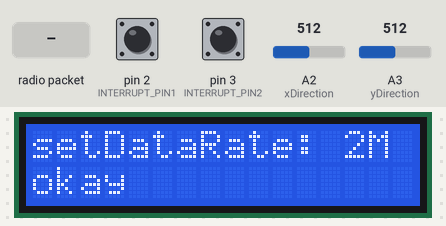
Bench run of a sketch on a simulated Arduino Uno, built with avr-gcc and run on an emulated ATmega328P. Parts: 16×2 character LCD. Inputs (shaded band) come from the test bench; at power-on: A2 (xDirection) = 512, A3 (yDirection) = 512, pin 2 (INTERRUPT_PIN1) LOW, pin 3 (INTERRUPT_PIN2) LOW. No radio packets arrive unless stated; what the sketch prints to the serial monitor is not drawn.

Above: at 1.1 s.
At 4.2 s:
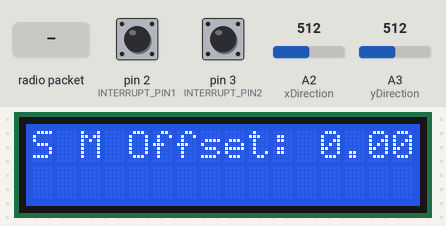
4.3 s: radio packet "1" arrives
At 5.2 s:
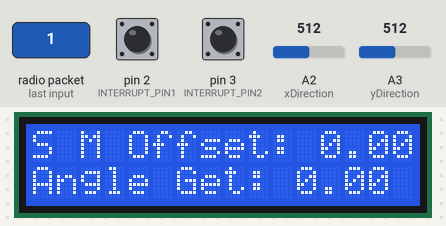
5.8 s: A2 (xDirection) set to 886
7.3 s: A2 (xDirection) set to 915
At 7.6 s:
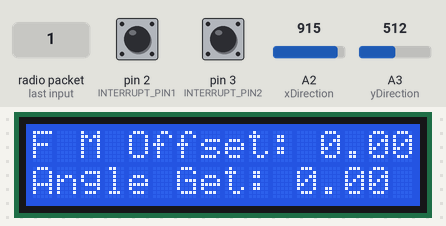
8.8 s: A3 (yDirection) set to 894
10.3 s: A3 (yDirection) set to 917
At 11.1 s:
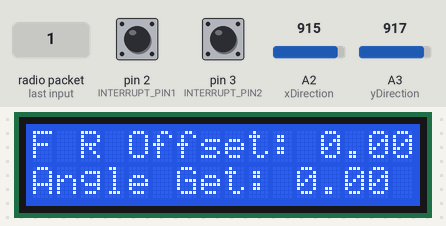
11.8 s: A2 (xDirection) set to 900
At 12.5 s:
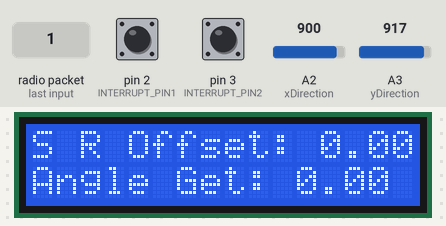
Timing chart, 0 to 14.3 s (numbered marks = the images above; inputs shaded):
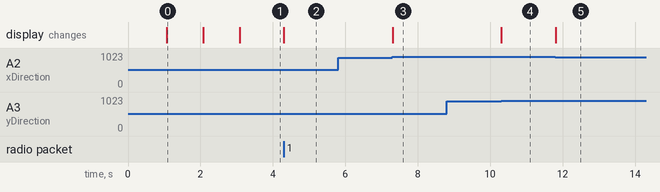

The sketch:

myBalanceRobot_RemoteController.ino
```cpp
/*
  Two Wheel Balancing Robot Project - Remote Controller Part
  Author: Jichun Qu
  Date: 07.2017

  Library Version:
  LiquidCrystal - 1.0.5
  RF24          - 1.3.0

  Robot's movement command (Forward Backward Left Right) are sent via NRF24L01+ module.
  Robot's angle is sent via NRF24L01+ module from robot to the remote controller.
  Communication protocol betwwen NRF24L01+ and the uC is SPI.

  uC takes Joystick's value as input, which represnets the commands.

  Because the mass center of the robot is not exactly in the middle, in order to keep robot standing,
  two push buttons are used to adjust setpoint angle, one for increase, one for decrease.

  A 16 * 2 LCD screen is used to display information (Movement command, setpoint, angle).
*/


#include <LiquidCrystal.h>  //https://www.arduino.cc/en/Tutorial/HelloWorld
#include <SPI.h>
#include <RF24.h> //http://tmrh20.github.io/RF24/classRF24.html
#include <nRF24L01.h>

#define DEBUG_MODE 0

#define LCD_RS  A0  //resiger select
#define LCD_ENABLE  A1
#define LCD_D4  8 //4-bit mode
#define LCD_D5  7
#define LCD_D6  6
#define LCD_D7  5

#define INTERRUPT_PIN1  2
#define INTERRUPT_PIN2  3

#define xDirection  2 //Pin A2  Forward or Backward
#define yDirection  3 //Pin A3  Left or Right

typedef struct
{
  float angleOffset;
  float angleSet; //forward or backward
  int8_t motorTurn;  //left or right
}txPkt_t;

typedef struct
{
  float angleGet;
  float reserved1;
  int8_t reserved2;
}rxPkt_t;

txPkt_t txPkt;
rxPkt_t rxPkt;

LiquidCrystal lcd(LCD_RS, LCD_ENABLE, LCD_D4, LCD_D5, LCD_D6, LCD_D7);

uint16_t xJoystickValue;
uint16_t yJoystickValue;
const float angleForward = 1.5; //increment for new setpoint. unit: degree
const float angleBackward = -1.5;
bool result;

RF24 radio(9, 10);  //Hardware configuration: Set up nRF24L01 radio on SPI bus plus pins 9 & 10. 9: CE Pin, 10: CSN Pin.
uint8_t addresses[][6] = {"1Node", "2Node"};
long loopCnt;

void setup()
{
  Serial.begin(115200);
  lcd.begin(16, 2); //Initalize LCD

  xJoystickValue = 0;
  yJoystickValue = 0;

  memset(((void*)&txPkt), 0, sizeof(txPkt_t));
  memset(((void*)&rxPkt), 0, sizeof(rxPkt_t));

  loopCnt = 0;

  result = radio.begin(); //Initialize NRF24L01+
  lcd.setCursor(0, 0);
  lcd.print("radio.begin()");
  if (result == true)
  {
    lcd.setCursor(0, 1);
    lcd.print("okay");
  }
  else
  {
    lcd.setCursor(0, 1);
    lcd.print("failed");
  }
  delay(1000); //delay 1s

  result = radio.setDataRate(RF24_2MBPS); //RF24_250KBPS, RF24_1MBPS, RF24_2MBPS
  lcd.setCursor(0, 0);
  lcd.print("setDataRate: 2M");
  if (result == true)
  {
    lcd.setCursor(0, 1);
    lcd.print("okay");
  }
  else
  {
    lcd.setCursor(0, 1);
    lcd.print("failed");
  }
  delay(1000); //delay 1s

  radio.setPayloadSize(sizeof(txPkt_t));
  radio.setPALevel(RF24_PA_MAX);  //RF24_PA_LOW RF24_PA_HIGH RF24_PA_MAX
  radio.setAutoAck(false);  //disable acknowledgement
  radio.disableCRC(); //disable CRC checksum calculation
  radio.maskIRQ(false, false, false); //Disable Interrupt for tx_ok, tx_fail, rx_ready
  radio.setChannel(120);  //0-125. Higher frequency band minimize possibility of interference from other signals like WiFi.
  radio.setRetries(10, 10); //each retry: 250us * ´10 = 2.5ms. 10 retries. Maximum delay: 25ms

  // Open a writing and reading pipe on each radio, with opposite addresses
  radio.openWritingPipe(addresses[0]);
  radio.openReadingPipe(1, addresses[1]);

  // Start the radio listening for data
  radio.startListening();

  lcd.setCursor(0, 0);
  lcd.print("Chip nRF24L01+");
  lcd.setCursor(0, 1);
  lcd.print("Initialized");
  delay(1000); //delay 1s

  lcd.clear();

  //Configure digital pin 2 and 3 for interrupt and hook up the callback functions
  attachInterrupt(digitalPinToInterrupt(INTERRUPT_PIN1), offsetIncrement, RISING);  //pin 2
  attachInterrupt(digitalPinToInterrupt(INTERRUPT_PIN2), offsetDecrement, RISING);  //pin 3
}

void loop()
{
  loopCnt++;

  xJoystickValue = analogRead(xDirection);
  yJoystickValue = analogRead(yDirection);

  lcd.setCursor(0, 0);
  if(xJoystickValue > 900)  //Forward
  {
    txPkt.angleSet = angleForward;
    lcd.print("F");
  }
  else if(xJoystickValue < 100) //Backward
  {
    txPkt.angleSet = angleBackward;
    lcd.print("B");
  }
  else  //Stand
  {
    txPkt.angleSet = 0;
    lcd.print("S");
  }

  lcd.setCursor(2, 0);
  if(yJoystickValue < 100)   //Left
  {
    if(loopCnt & 0x01)   //Continous sending may cause stability issue, because motors can't be used for self balancing.
      txPkt.motorTurn = -1;
    else
      txPkt.motorTurn = 0;

    lcd.print("L");
  }
  else if(yJoystickValue > 900) //Right
  {
    if(loopCnt & 0x01)   //Continous sending may cause stability issue, because motors can't be used for self balancing.
     txPkt.motorTurn = 1;
    else
      txPkt.motorTurn = 0;

    lcd.print("R");
  }
  else  //Stand
  {
    txPkt.motorTurn = 0;
    lcd.print("M");
  }

  if((rxPkt.angleGet > 2) || (rxPkt.angleGet < -2)) //too much deviation, don't move or turn
    txPkt.motorTurn = 0;

  radio.stopListening();  // First, stop listening so we can talk.

#if (DEBUG_MODE == 1)
  Serial.println(F("Now sending"));
#endif

  lcd.setCursor(4, 0);
  lcd.print("Offset: ");

  lcd.setCursor(12, 0);
  lcd.print(txPkt.angleOffset);

  if (!radio.write( &txPkt , sizeof(txPkt_t) ))
  {
#if (DEBUG_MODE == 1)
    Serial.println(F("failed"));
#endif

    lcd.clear();
    lcd.setCursor(0, 0);
    lcd.print("Sending failed !");
  }

  radio.startListening(); // Now, continue listening

  while (radio.available())
  {
    radio.read( &rxPkt.angleGet, sizeof(rxPkt_t) );

    lcd.setCursor(0, 1);
    lcd.print("Angle Get: ");

    lcd.setCursor(11, 1);
    lcd.print(rxPkt.angleGet);

    Serial.println(rxPkt.angleGet); //print to Serial Monitor or Serial Plotter

#if (DEBUG_MODE == 1)
    Serial.print("txPkt.angleOffset: ");
    Serial.print(txPkt.angleOffset);
    Serial.print("\n");

    Serial.print("rxPkt.angleGet");
    Serial.print(rxPkt.angleGet);
    Serial.print("\n");
#endif
  } //while (radio.available())

  // Try again 10ms later
  delay(10);
} //loop

/*--------------------Callback Functions---------------------------*/
void offsetIncrement()
{
  cli(); //Disable global interrupt

  delay(20000);

  if (digitalRead(INTERRUPT_PIN1) == HIGH) //filter jitter
    txPkt.angleOffset += 0.1;

  sei();  //Enable global interrupt
}

void offsetDecrement()
{
  cli(); //Disable global interrupt

  delay(20000);

  if (digitalRead(INTERRUPT_PIN2) == HIGH) //filter jitter
    txPkt.angleOffset -= 0.1;

  sei();  //Enable global interrupt
}
```

Measured:
- the behaviour switches between 900 and 901 on A2 (xDirection) (found by bisection; images 2 and 3)
- the behaviour switches between 900 and 901 on A3 (yDirection) (found by bisection; images 3 and 4)
- after the input at 4.3 s, the display: changes at once (image 2)
- after the input at 5.8 s, every drawn part: stays the same
- after the input at 7.3 s, the display: changes at once (image 3)
- after the input at 8.8 s, every drawn part: stays the same
- after the input at 10.3 s, the display: changes at once (image 4)
- after the input at 11.8 s, the display: changes at once (image 5)
- what the display in image 0 shows lasts 1.0 s, from 1.1 s to 2.1 s
